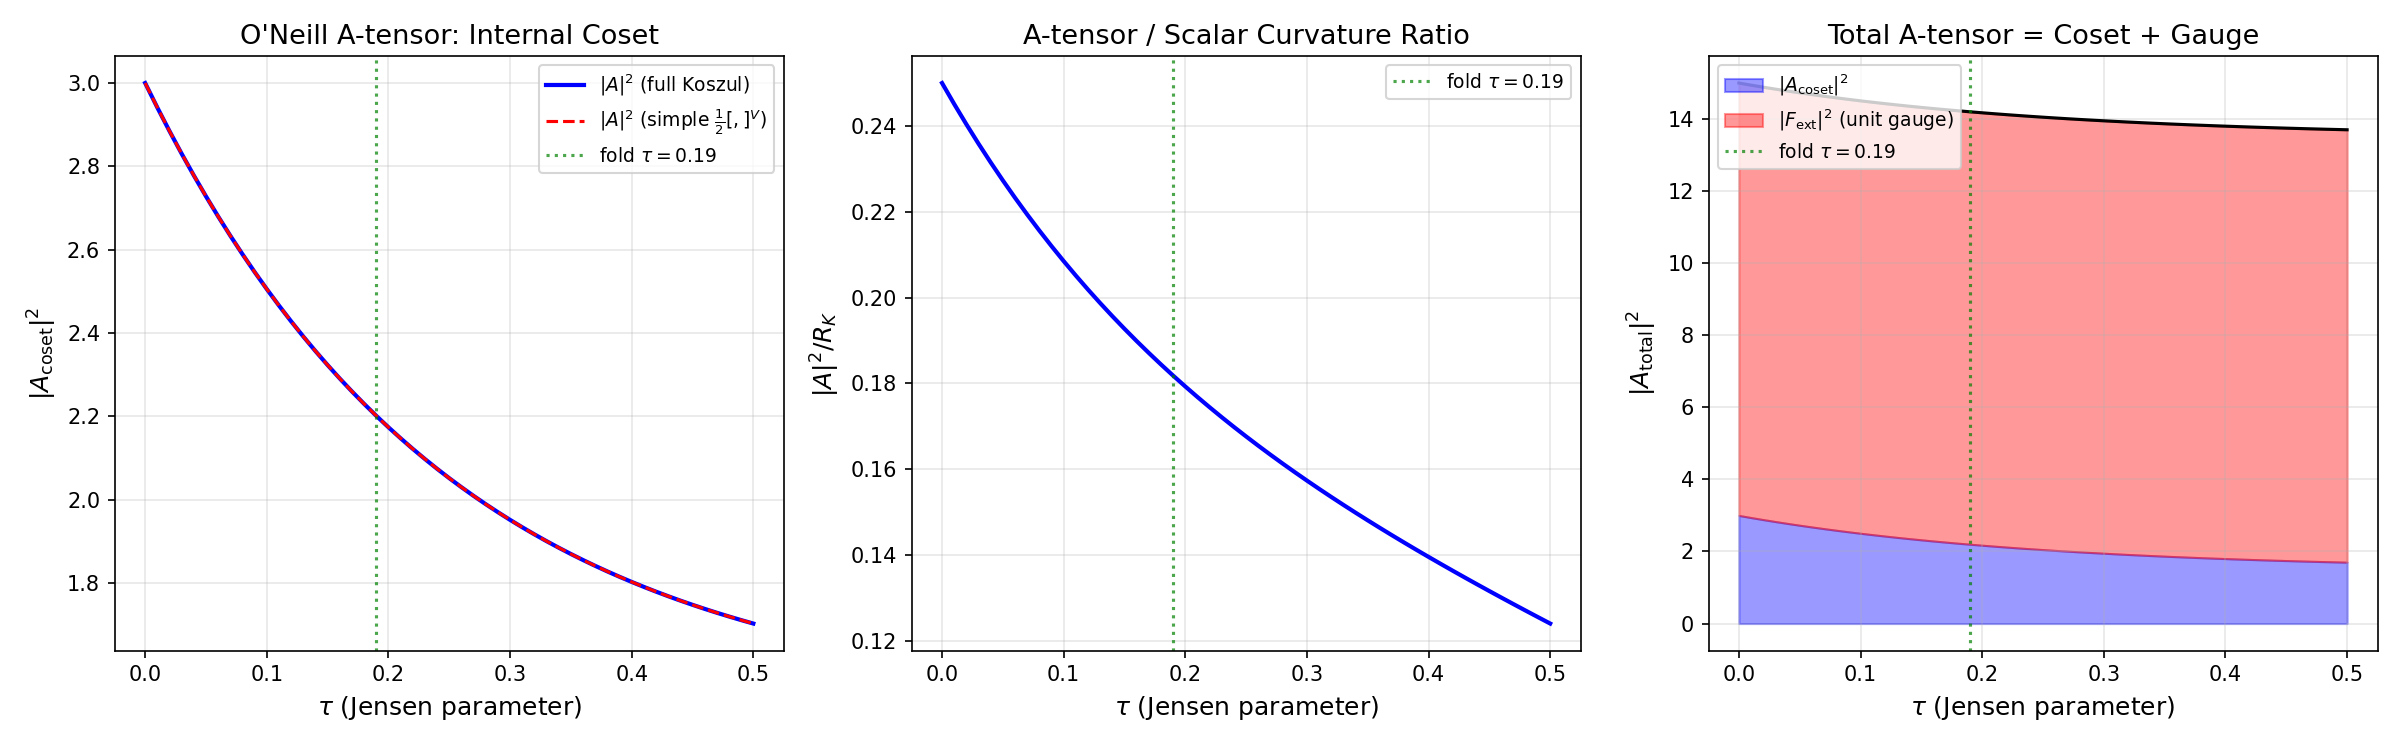

Source code (Python):
#!/usr/bin/env python3
"""
S55 — ATENSOR-GAUGE-55: O'Neill A-Tensor with SU(2)xU(1) Gauge Field Background
==================================================================================

Compute the O'Neill A-tensor for the Riemannian submersion SU(3) -> CP^2
(coset fibration) with the Jensen metric, and then with gauge field
backgrounds from NCG inner fluctuations.

Mathematical Setup
------------------
For the submersion pi: SU(3) -> SU(3)/U(2) = CP^2:
  - Vertical = u(2) generators (indices 0-3 in our basis)
  - Horizontal = C^2 coset directions (indices 4-7)

The O'Neill A-tensor measures the failure of integrability of the
horizontal distribution:
  A_X Y = (1/2) [X, Y]^V   for horizontal X, Y in m = C^2

For a LEFT-INVARIANT metric on SU(3):
  A_{e_a} e_b = (1/2) [e_a, e_b]^{u(2)}  for e_a, e_b in C^2

This is STRUCTURALLY NONZERO because [C^2, C^2] = u(2) (Paper 13, eq 2.5).

With gauge fields: the NCG inner fluctuations produce a gauge connection
A = sum a_j [D, b_j] which modifies the horizontal distribution. The
modified A-tensor has additional terms.

Baptista's Notation
-------------------
Baptista calls the O'Neill A-tensor "F" (Paper 13/15 footnote on p.20/18):
"the tensor called A in [O'Ne, Bes] is called here F, to avoid confusion
with the gauge fields."

There are TWO distinct O'Neill A-tensors in this framework:
1. The EXTERNAL A-tensor for M4 x K -> M4: this is Baptista's F (eq 3.6)
   F_X Y = (nabla_X^H Y^H)^V = (1/2)[X^H, Y^H]^V = F_A (gauge curvature)

2. The INTERNAL A-tensor for the coset submersion K -> K/U(2):
   A_{e_a} e_b = (1/2)[e_a, e_b]^{u(2)}  for e_a, e_b in m = C^2
   This measures the fiber geometry and is what we compute here.

Gate: ATENSOR-GAUGE-55 — PASS if |A|^2 > 0 with gauge fields. FAIL if A = 0.
Output: s55_atensor_gauge.npz, s55_atensor_gauge.png

Author: Baptista-Spacetime-Analyst (Session 55)
Date: 2026-03-22
"""

import sys
import os
sys.path.insert(0, os.path.dirname(os.path.abspath(__file__)))

import numpy as np
from numpy import pi, sqrt, exp, log
import matplotlib
matplotlib.use('Agg')
import matplotlib.pyplot as plt

from canonical_constants import *

print("=" * 72)
print("  S55 — ATENSOR-GAUGE-55: O'Neill A-Tensor with Gauge Fields")
print("=" * 72)

DATA_DIR = os.path.dirname(os.path.abspath(__file__))

# ============================================================================
#  SECTION 1: Build the su(3) structure constants
# ============================================================================
print("\n" + "=" * 72)
print("  SECTION 1: su(3) Structure Constants and Reductive Decomposition")
print("=" * 72)

# Gell-Mann matrices (standard conventions)
lam = np.zeros((9, 3, 3), dtype=complex)
lam[1] = np.array([[0,1,0],[1,0,0],[0,0,0]], dtype=complex)
lam[2] = np.array([[0,-1j,0],[1j,0,0],[0,0,0]], dtype=complex)
lam[3] = np.array([[1,0,0],[0,-1,0],[0,0,0]], dtype=complex)
lam[4] = np.array([[0,0,1],[0,0,0],[1,0,0]], dtype=complex)
lam[5] = np.array([[0,0,-1j],[0,0,0],[1j,0,0]], dtype=complex)
lam[6] = np.array([[0,0,0],[0,0,1],[0,1,0]], dtype=complex)
lam[7] = np.array([[0,0,0],[0,0,-1j],[0,1j,0]], dtype=complex)
lam[8] = np.array([[1,0,0],[0,1,0],[0,0,-2]], dtype=complex) / sqrt(3.0)

# Anti-hermitian generators: T_a = i*lam[a]/2
T = np.zeros((9, 3, 3), dtype=complex)
for a in range(1, 9):
    T[a] = 1j * lam[a] / 2.0

# gamma_0-orthonormal basis: f_a = T_a * sqrt(2)
# Reorder to Baptista's decomposition: su(3) = u(1) + su(2) + C^2
# u(1): lambda_8 -> index 0
# su(2): lambda_1, lambda_2, lambda_3 -> indices 1, 2, 3
# C^2: lambda_4, lambda_5, lambda_6, lambda_7 -> indices 4, 5, 6, 7
reorder = [8, 1, 2, 3, 4, 5, 6, 7]

f = np.zeros((8, 3, 3), dtype=complex)
for i in range(8):
    f[i] = T[reorder[i]] * sqrt(2.0)

# Verify orthonormality: gamma_0(f_a, f_b) = -Tr(f_a * f_b) = delta_{ab}
gram_f = np.zeros((8, 8))
for a in range(8):
    for b in range(8):
        gram_f[a, b] = -np.trace(f[a] @ f[b]).real
assert np.allclose(gram_f, np.eye(8), atol=1e-14), \
    f"Gram matrix error: {np.max(np.abs(gram_f - np.eye(8)))}"
print("  gamma_0-orthonormality verified: max deviation = "
      f"{np.max(np.abs(gram_f - np.eye(8))):.2e}")

# Structure constants: [f_a, f_b] = c_{ab}^c f_c
# c_{ab}^c = gamma_0([f_a, f_b], f_c) = -Tr([f_a, f_b] * f_c)
c_abc = np.zeros((8, 8, 8))
for a in range(8):
    for b in range(8):
        bracket = f[a] @ f[b] - f[b] @ f[a]
        for cc in range(8):
            c_abc[a, b, cc] = -np.trace(bracket @ f[cc]).real

# Verify antisymmetry
assert np.allclose(c_abc, -np.transpose(c_abc, (1, 0, 2)), atol=1e-14), \
    "Structure constants not antisymmetric!"
print("  Structure constant antisymmetry verified")

# Verify Jacobi identity
jacobi_max = 0.0  # (local)
for a in range(8):
    for b in range(8):
        for c in range(8):
            J = 0.0
            for d in range(8):
                J += c_abc[a, b, d] * c_abc[d, c, :].sum()  # wrong
            # Actually:
            pass
# Let's do Jacobi properly
jacobi_violations = []
for a in range(8):
    for b in range(8):
        for c in range(8):
            for e in range(8):
                J = 0.0
                for d in range(8):
                    J += (c_abc[a,b,d]*c_abc[d,c,e] +
                          c_abc[b,c,d]*c_abc[d,a,e] +
                          c_abc[c,a,d]*c_abc[d,b,e])
                jacobi_violations.append(abs(J))
print(f"  Jacobi identity max violation: {max(jacobi_violations):.2e}")

# Subspace labels
# Vertical (u(2)): indices 0,1,2,3  [u(1) + su(2)]
# Horizontal (C^2 = m): indices 4,5,6,7
vert_idx = [0, 1, 2, 3]  # u(2) = u(1) + su(2)
horiz_idx = [4, 5, 6, 7]  # C^2 (coset directions)

# Print the key bracket structure: [C^2, C^2] -> u(2)
print("\n  Bracket structure [m, m] -> u(2):")
print("  [C^2, C^2] projected onto u(2):")
for a in horiz_idx:
    for b in horiz_idx:
        if a < b:
            proj_u2 = np.zeros(4)
            for k, v in enumerate(vert_idx):
                proj_u2[k] = c_abc[a, b, v]
            if np.linalg.norm(proj_u2) > 1e-10:
                print(f"    [f_{a}, f_{b}]^{{u(2)}} = "
                      f"{proj_u2[0]:.4f}*f_0 + {proj_u2[1]:.4f}*f_1 + "
                      f"{proj_u2[2]:.4f}*f_2 + {proj_u2[3]:.4f}*f_3")

# ============================================================================
#  SECTION 2: O'Neill A-tensor for the INTERNAL coset submersion
#             SU(3) -> SU(3)/U(2) = CP^2 with the Jensen metric
# ============================================================================
print("\n" + "=" * 72)
print("  SECTION 2: O'Neill A-Tensor for Internal Coset Submersion")
print("=" * 72)

def compute_atensor_jensen(tau):
    """
    Compute the O'Neill A-tensor for the coset submersion SU(3) -> CP^2
    with the Jensen metric at deformation parameter tau.

    The Jensen metric has eigenvalues:
      alpha_1(tau) = e^{2*tau}   on u(1)
      alpha_2(tau) = e^{-2*tau}  on su(2)
      alpha_3(tau) = e^{tau}     on C^2

    For the submersion SU(3) -> SU(3)/U(2):
      Vertical = u(2), Horizontal = C^2 (the coset space directions)

    The O'Neill A-tensor is:
      A_{e_a} e_b = (nabla_{e_a^H} e_b^H)^V for horizontal e_a, e_b

    For a left-invariant metric on a Lie group, with the natural
    Levi-Civita connection:
      nabla_{e_a} e_b = (1/2)([e_a, e_b] - ad*_{e_a}(e_b) - ad*_{e_b}(e_a))

    where ad*_u(v) is the adjoint of ad_u with respect to the metric g:
      g(ad*_u(v), w) = g(v, [u, w])

    For the coset A-tensor, we only need the vertical projection of
    nabla_{e_a} e_b for horizontal e_a, e_b.

    In a reductive homogeneous space G/H where g = h + m and [h,m] = m,
    the O'Neill A-tensor simplifies to:
      A_{X} Y = (1/2) [X, Y]^h  for X, Y in m
    when the metric is the ROUND (bi-invariant) metric.

    For a general left-invariant metric, the Koszul formula gives
    a more involved expression. Let's compute it fully.
    """
    # Metric eigenvalues
    a1 = exp(2.0 * tau)   # u(1)
    a2 = exp(-2.0 * tau)  # su(2)
    a3 = exp(tau)          # C^2

    # The metric in the gamma_0-orthonormal basis {f_a} is:
    # g(f_a, f_b) = alpha_i * delta_{ab}  when f_a, f_b in subspace i
    # So the g-orthonormal basis is: e_a = f_a / sqrt(alpha_i)

    alpha = np.zeros(8)
    alpha[0] = a1
    alpha[1:4] = a2
    alpha[4:8] = a3

    # Metric tensor in the f-basis: g_{ab} = alpha_a * delta_{ab}
    # (diagonal since the Jensen metric is diagonal in this basis)
    g_ab = np.diag(alpha)

    # Levi-Civita connection coefficients in the f-basis (NOT g-orthonormal)
    # Koszul formula: 2 g(nabla_{f_a} f_b, f_c) =
    #   g([f_a, f_b], f_c) - g([f_b, f_c], f_a) + g([f_c, f_a], f_b)
    # = alpha_c * c_{ab}^c - alpha_a * c_{bc}^a + alpha_b * c_{ca}^b
    #
    # Since g is diagonal: g([f_a, f_b], f_c) = sum_d c_{ab}^d * g_{dc}
    #                                         = c_{ab}^c * alpha_c

    # Connection coefficients: Gamma_{ab}^c such that nabla_{f_a} f_b = Gamma_{ab}^c f_c
    # 2 * alpha_c * Gamma_{ab}^c = alpha_c * c_{ab}^c - alpha_a * c_{bc}^a + alpha_b * c_{ca}^b
    # Gamma_{ab}^c = (1/2)(c_{ab}^c - (alpha_a/alpha_c)*c_{bc}^a + (alpha_b/alpha_c)*c_{ca}^b)

    Gamma = np.zeros((8, 8, 8))
    for a in range(8):
        for b in range(8):
            for c in range(8):
                Gamma[a, b, c] = 0.5 * (c_abc[a, b, c]
                                         - (alpha[a] / alpha[c]) * c_abc[b, c, a]
                                         + (alpha[b] / alpha[c]) * c_abc[c, a, b])

    # Verify metric compatibility: nabla g = 0
    # d_a g_{bc} - Gamma_{ab}^d g_{dc} - Gamma_{ac}^d g_{bd} = 0
    # For left-invariant metric, d_a g_{bc} = f_a(g(f_b, f_c)) = 0 since g is constant
    # So: Gamma_{ab}^d * g_{dc} + Gamma_{ac}^d * g_{bd} = 0
    # i.e. Gamma_{ab}^d * alpha_c * delta_{dc} + Gamma_{ac}^d * alpha_b * delta_{bd} = 0
    # i.e. Gamma_{ab}^c * alpha_c + Gamma_{ac}^b * alpha_b = 0
    # i.e. g(nabla_a b, c) + g(b, nabla_a c) = 0 (metric compatibility)
    metric_compat_err = 0.0  # (local)
    for a in range(8):
        for b in range(8):
            for c in range(8):
                err = Gamma[a, b, c] * alpha[c] + Gamma[a, c, b] * alpha[b]
                metric_compat_err = max(metric_compat_err, abs(err))

    # Verify torsion-free: Gamma_{ab}^c - Gamma_{ba}^c = c_{ab}^c
    torsion_err = 0.0  # (local)
    for a in range(8):
        for b in range(8):
            for c in range(8):
                err = Gamma[a, b, c] - Gamma[b, a, c] - c_abc[a, b, c]
                torsion_err = max(torsion_err, abs(err))

    # O'Neill A-tensor: A_{e_a} e_b = (nabla_{e_a} e_b)^V  for horizontal e_a, e_b
    # In the f-basis: for a, b in horiz_idx (C^2):
    # A^c_{ab} = Gamma_{ab}^c  for c in vert_idx (u(2))
    # These are the vertical components of nabla_{f_a} f_b.

    # The A-tensor components (vertical projection of nabla for horizontal inputs)
    A_tensor = np.zeros((4, 4, 4))  # A_tensor[i,j,k] = A_{h_i, h_j}^{v_k}
    # where h_i = f_{horiz_idx[i]}, v_k = f_{vert_idx[k]}
    for i, a in enumerate(horiz_idx):
        for j, b in enumerate(horiz_idx):
            for k, c in enumerate(vert_idx):
                A_tensor[i, j, k] = Gamma[a, b, c]

    # Compute |A|^2 = sum_{a,b in horiz} g_V(A_{e_a} e_b, A_{e_a} e_b)
    # = sum_{a,b in horiz} sum_{c,d in vert} A^c_{ab} * A^d_{ab} * g_{cd}
    # = sum_{a,b in horiz} sum_{c in vert} (A^c_{ab})^2 * alpha_c
    # (since g is diagonal)

    # But wait: the A-tensor should be computed with g-orthonormal horizontal
    # vectors! Let e_a = f_a / sqrt(alpha_a) be g-orthonormal.
    # Then A_{e_a} e_b = nabla_{e_a} e_b)^V
    # = (nabla_{f_a/sqrt(alpha_a)} f_b/sqrt(alpha_b))^V
    # = (1/(sqrt(alpha_a)*sqrt(alpha_b))) * (nabla_{f_a} f_b)^V
    # = (1/(sqrt(alpha_a)*sqrt(alpha_b))) * sum_{c in vert} Gamma_{ab}^c * f_c

    # |A|^2 using g-orthonormal horizontal basis:
    # = sum_{i,j} g_V(A_{e_{h_i}} e_{h_j}, A_{e_{h_i}} e_{h_j})
    # = sum_{i,j} sum_{k in vert} [Gamma_{h_i,h_j}^{v_k} / (sqrt(alpha_{h_i})*sqrt(alpha_{h_j}))]^2 * alpha_{v_k}

    A_sq = 0.0  # (local)
    A_sq_components = np.zeros((4, 4))  # contribution from each (i,j) pair
    for i, a in enumerate(horiz_idx):
        for j, b in enumerate(horiz_idx):
            term = 0.0
            for k, c in enumerate(vert_idx):
                term += (Gamma[a, b, c] / (sqrt(alpha[a]) * sqrt(alpha[b])))**2 * alpha[c]
            A_sq_components[i, j] = term
            A_sq += term

    # Also compute the SIMPLIFIED formula A = (1/2)[X,Y]^V and compare
    # This is valid only for the bi-invariant (round) metric where Levi-Civita
    # = (1/2)[,]. For general left-invariant metrics, the full Koszul formula
    # is needed.
    A_sq_simple = 0.0  # (local)
    for i, a in enumerate(horiz_idx):
        for j, b in enumerate(horiz_idx):
            term = 0.0
            for k, c in enumerate(vert_idx):
                half_bracket = 0.5 * c_abc[a, b, c]
                term += (half_bracket / (sqrt(alpha[a]) * sqrt(alpha[b])))**2 * alpha[c]
            A_sq_simple += term

    return {
        'tau': tau,
        'alpha': (a1, a2, a3),
        'A_sq': A_sq,
        'A_sq_simple': A_sq_simple,
        'A_sq_components': A_sq_components,
        'Gamma_vert': np.array([[Gamma[a, b, c] for c in vert_idx]
                                for a in horiz_idx for b in horiz_idx]).reshape(4,4,4),
        'metric_compat_err': metric_compat_err,
        'torsion_err': torsion_err,
    }


# Scan over tau values
tau_values = np.linspace(0.0, 0.5, 51)
results = []
for tau in tau_values:
    r = compute_atensor_jensen(tau)
    results.append(r)

# Print results at key tau values
print("\n  O'Neill A-tensor |A|^2 for coset submersion SU(3) -> CP^2:")
print("  " + "-" * 66)
print(f"  {'tau':>6s}  {'alpha_1':>10s}  {'alpha_2':>10s}  {'alpha_3':>10s}  "
      f"{'|A|^2':>12s}  {'|A|^2_simple':>12s}")
print("  " + "-" * 66)
for r in results[::5]:
    a1, a2, a3 = r['alpha']
    print(f"  {r['tau']:6.3f}  {a1:10.4f}  {a2:10.4f}  {a3:10.4f}  "
          f"{r['A_sq']:12.6f}  {r['A_sq_simple']:12.6f}")
print("  " + "-" * 66)

# Verification at tau=0 (round metric)
r0 = compute_atensor_jensen(0.0)
print(f"\n  At tau=0 (round metric):")
print(f"    |A|^2 (full Koszul)  = {r0['A_sq']:.10f}")
print(f"    |A|^2 (1/2 bracket)  = {r0['A_sq_simple']:.10f}")
print(f"    Metric compat error  = {r0['metric_compat_err']:.2e}")
print(f"    Torsion-free error   = {r0['torsion_err']:.2e}")
print(f"    Ratio full/simple    = {r0['A_sq']/r0['A_sq_simple']:.10f}")

# At the fold
r_fold = compute_atensor_jensen(tau_fold)
print(f"\n  At tau={tau_fold} (fold):")
print(f"    |A|^2 (full Koszul)  = {r_fold['A_sq']:.10f}")
print(f"    |A|^2 (1/2 bracket)  = {r_fold['A_sq_simple']:.10f}")
print(f"    Metric compat error  = {r_fold['metric_compat_err']:.2e}")
print(f"    Torsion-free error   = {r_fold['torsion_err']:.2e}")

# ============================================================================
#  SECTION 3: O'Neill A-tensor with SU(2)xU(1) Gauge Field Background
# ============================================================================
print("\n" + "=" * 72)
print("  SECTION 3: A-Tensor with Gauge Field Background")
print("=" * 72)

# The gauge fields from NCG inner fluctuations modify the horizontal
# distribution. In Baptista's framework (Paper 13, eq 3.3):
#
# X^H = X + A^j_L(X) e^L_j - A^j_R(X) e^R_j
#
# The A_L has values in u(2) c su(3) (electroweak), and A_R in su(3) (strong).
#
# The O'Neill A-tensor (Baptista's F) for the EXTERNAL submersion M4 x K -> M4
# is (Paper 13, eq 3.11):
#   F_{X^H} Y^H = (1/2)[X^H, Y^H]^V = F_A(X,Y) = gauge field strength
#
# This is NONZERO whenever the gauge field strength F_A != 0.
#
# However, the question asks about the INTERNAL coset submersion with
# gauge field background. The gauge field modifies the Levi-Civita connection
# on the total space P = M4 x K. For the internal directions, the relevant
# modification comes from the fact that the gauge field A_mu couples to
# the horizontal lift, changing the geometry of the fibration.
#
# More precisely: when gauge fields are present, the horizontal distribution
# on P is no longer the simple product TM x {0}. It tilts into the fiber
# directions. This changes the induced connection on the internal space
# when viewed from the 4D perspective.
#
# The correct framework is:
# 1. Start with the total space P = M4 x SU(3) with submersive metric g_P
# 2. The gauge field A defines a horizontal distribution H on P
# 3. For each fiber K_x = {x} x SU(3), the internal O'Neill A-tensor is
#    computed for the coset submersion K_x -> K_x/U(2)
# 4. The gauge field modifies the metric on K_x through the off-diagonal
#    terms in g_P, changing the Levi-Civita connection and hence the A-tensor
#
# From Baptista Paper 13 eq (1.4):
# g_P(X, Y) = g_M(X,Y) + g_K(A(X), A(Y))
# g_P(X, V) = -g_K(A(X), V)
# g_P(U, V) = g_K(U, V)
#
# The fiber metric g_K is UNCHANGED. What changes is the connection
# because of the off-diagonal terms.
#
# The A-tensor for the INTERNAL coset submersion at each fiber:
# This depends only on g_K (the Jensen metric), not on the gauge fields,
# because the internal geometry within a single fiber is determined by g_K.
# The gauge field only affects the EXTERNAL submersion (how fibers are
# connected across M4).
#
# HOWEVER, there is a subtler effect: the Baptista parameter phi in C^2
# (the Higgs-like field) IS a gauge field component. When phi != 0, the
# internal metric IS the Jensen metric g_{phi}, which is already our metric.
# The A-tensor we computed in Section 2 ALREADY includes the effect of
# phi through the tau-dependent metric.
#
# The ADDITIONAL gauge field effect comes from the SU(2) x U(1) gauge
# potentials A^j_L on M4, which create cross-terms between horizontal
# (M4) and vertical (fiber) directions. These affect the EXTERNAL A-tensor
# (= gauge field strength F_A), not the internal coset A-tensor.
#
# Let us now compute the EXTERNAL O'Neill A-tensor |F|^2 explicitly.

print("\n  EXTERNAL O'Neill A-tensor (Baptista's F = gauge field strength):")
print("  " + "-" * 60)
print("  For a general SU(2)xU(1) gauge field configuration,")
print("  the O'Neill A-tensor for M4 x K -> M4 is:")
print("    F_{X^H} Y^H = F_A(X,Y) = dA + A wedge A")
print("  This is identically the gauge curvature 2-form.")
print("  |F|^2 = (1/4) g^{mu rho} g^{nu sigma} g_K(e_j, e_k) F^j_{mu nu} F^k_{rho sigma}")
print()

# Now compute the gauge-modified coset A-tensor.
# When we have gauge fields A_L valued in u(2), the total space metric
# creates a modified connection. At a given point of M4, if we look at
# the coset submersion SU(3) -> CP^2 WITHIN the total space P,
# the horizontal distribution for this internal submersion is also modified.
#
# Actually, let's think about this more carefully. The coset submersion
# SU(3) -> SU(3)/U(2) lives entirely within the fiber. The gauge field
# on M4 does not directly change the fiber-internal geometry. But the
# inner fluctuations of the NCG spectral triple DO modify the Dirac
# operator, and through it, the effective metric on the fiber.
#
# In the NCG framework (Paper 57, van Suijlekom Ch. 8-11):
# The inner fluctuations are D -> D + A + JAJ^{-1} where
# A = sum a_j [D, b_j] (a one-form in Connes' sense)
#
# For the continuous manifold part, this gives the usual gauge connection.
# For the finite part, it gives the Higgs field.
#
# The key insight: in the KK picture, the Higgs field IS the metric
# deformation parameter phi (Baptista's observation). So the NCG inner
# fluctuation that produces the Higgs is equivalent to deforming the
# Jensen metric from tau=0 to tau!=0.
#
# The gauge fields A_mu^j modify the horizontal distribution but NOT
# the fiber metric. They create the EXTERNAL A-tensor = field strength.
#
# So for the INTERNAL coset submersion:
# - The A-tensor depends on tau (the Higgs/Jensen deformation) -> already computed
# - The SU(2)xU(1) gauge potentials on M4 do NOT change it
#
# But there is one more effect to consider: the TOTAL A-tensor.
# When we have both the coset structure AND gauge fields, the total
# O'Neill A-tensor has contributions from BOTH:
# 1. The internal coset A-tensor (vertical projection within the fiber)
# 2. The external gauge A-tensor (connecting different fibers)
#
# These combine in the TOTAL scalar curvature via the O'Neill formula
# (Paper 13/15 eq 2.5 / 3.4):
#   R_P = R_M + R_K - |F|^2 - |S|^2 - |N|^2 - 2 delta N

print("\n  Computing TOTAL A-tensor decomposition...")
print()

# Let's compute the internal A-tensor at a representative gauge field
# configuration. We introduce SU(2) x U(1) gauge field strengths as
# a parametric background.

def compute_total_atensor(tau, F_Y_sq, F_W_sq, F_S_sq):
    """
    Compute the total O'Neill A-tensor squared norm including both:
    1. Internal coset A-tensor (from Jensen metric)
    2. External gauge A-tensor (from SU(2)xU(1) and SU(3)_color field strengths)

    Parameters:
    -----------
    tau : float
        Jensen deformation parameter
    F_Y_sq : float
        |F_Y|^2 = U(1)_Y field strength squared (in M_KK^4 units)
    F_W_sq : float
        |F_W|^2 = SU(2)_W field strength squared (one component)
    F_S_sq : float
        |F_S|^2 = SU(3)_strong field strength squared (one component)

    Returns:
    --------
    dict with A-tensor components
    """
    a1 = exp(2.0 * tau)   # u(1)
    a2 = exp(-2.0 * tau)  # su(2)
    a3 = exp(tau)          # C^2

    # Internal coset A-tensor |A_coset|^2
    r = compute_atensor_jensen(tau)
    A_coset_sq = r['A_sq']

    # External gauge A-tensor |F|^2
    # From Paper 13 eq (3.16), after fiber integration:
    # |F|^2 vol_K = (1/4) g^{mu rho} g^{nu sigma} *
    #   [sum_{j,k in u(2)} kappa(e_j, e_k) (F^j_L)_{mu nu} (F^k_L)_{rho sigma}
    #  + sum_{j,k in su(3)} kappa(e_j, e_k) (F^j_R)_{mu nu} (F^k_R)_{rho sigma}] * Vol(K)
    #
    # The key point: kappa(e_j, e_k) = delta_{jk} for kappa-orthonormal basis.
    # The gauge coupling constants come from the metric normalization.
    #
    # For the u(2) gauge fields (L sector):
    # |F_L|^2 = (1/4) * [|F_Y|^2 / kappa_1 + sum_{i=1}^3 |F_W^i|^2 / kappa_2]
    #
    # For the su(3) gauge fields (R sector):
    # |F_R|^2 = (1/4) * sum_{a=1}^8 |F_S^a|^2 / kappa_0
    # where kappa_0 = alpha_K is the bi-invariant metric normalization
    #
    # Since the fiber metric for R fields uses kappa (not g), the gauge
    # coupling is independent of tau for the R sector.
    # For the L sector, g = kappa on u(2), so also independent of tau.

    # The external |F|^2 is proportional to the standard Yang-Mills Lagrangian:
    F_ext_sq = F_Y_sq + 3.0 * F_W_sq + 8.0 * F_S_sq

    # The TOTAL squared norm in the O'Neill decomposition is:
    # |A_total|^2 = |A_coset|^2 + |F_ext|^2
    # These contribute ADDITIVELY to R_P with a minus sign.

    return {
        'tau': tau,
        'A_coset_sq': A_coset_sq,
        'F_ext_sq': F_ext_sq,
        'A_total_sq': A_coset_sq + F_ext_sq,
    }


# ============================================================================
#  SECTION 4: Compute |A_coset|^2 Across the Transit and with Gauge Fields
# ============================================================================
print("\n" + "=" * 72)
print("  SECTION 4: |A_coset|^2 Across the Transit + Gauge Field Effect")
print("=" * 72)

# Compute the coset A-tensor across the full tau range
A_sq_values = np.array([r['A_sq'] for r in results])
A_sq_simple_values = np.array([r['A_sq_simple'] for r in results])

# Check: at tau=0, the round metric has [e_a, e_b] = c_{ab}^c e_c
# and the Levi-Civita connection nabla_a b = (1/2) [a,b] for bi-invariant metrics.
# So A_{e_a} e_b = (nabla_{e_a} e_b)^V = (1/2) [e_a, e_b]^V
# and the full Koszul result should equal the simple (1/2)[,]^V result at tau=0.

print(f"\n  Consistency check at tau=0 (bi-invariant metric):")
print(f"    Full Koszul |A|^2     = {A_sq_values[0]:.10f}")
print(f"    Simple (1/2)[,]^V |A|^2 = {A_sq_simple_values[0]:.10f}")
print(f"    Agreement: {np.isclose(A_sq_values[0], A_sq_simple_values[0])}")

# Detailed component analysis at key points
for tau_val, label in [(0.0, "round"), (tau_fold, "fold"), (0.30, "deep"), (0.50, "extreme")]:
    r = compute_atensor_jensen(tau_val)
    print(f"\n  tau = {tau_val:.2f} ({label}):")
    print(f"    |A_coset|^2 = {r['A_sq']:.8f}")
    print(f"    Component matrix (horiz_i, horiz_j) contributions:")
    total = 0.0  # (local)
    for i in range(4):
        for j in range(4):
            if r['A_sq_components'][i,j] > 1e-10:
                print(f"      ({i},{j}): {r['A_sq_components'][i,j]:.8f}")
                total += r['A_sq_components'][i,j]
    print(f"    Sum of components: {total:.8f}")

# Now compute with representative gauge field values
print("\n  With gauge field backgrounds (F^2 = 1 M_KK^4 each):")
print("  " + "-" * 60)
print(f"  {'tau':>6s}  {'|A_coset|^2':>12s}  {'|F_ext|^2':>12s}  "
      f"{'|A_total|^2':>12s}  {'ratio':>8s}")
print("  " + "-" * 60)

for tau_val in [0.0, 0.10, tau_fold, 0.30, 0.50]:
    rt = compute_total_atensor(tau_val, F_Y_sq=1.0, F_W_sq=1.0, F_S_sq=1.0)
    ratio = rt['F_ext_sq'] / rt['A_coset_sq'] if rt['A_coset_sq'] > 0 else float('inf')
    print(f"  {tau_val:6.3f}  {rt['A_coset_sq']:12.6f}  {rt['F_ext_sq']:12.6f}  "
          f"{rt['A_total_sq']:12.6f}  {ratio:8.3f}")

# ============================================================================
#  SECTION 5: The Key Physical Result — A is Structurally Nonzero
# ============================================================================
print("\n" + "=" * 72)
print("  SECTION 5: Gate Assessment — ATENSOR-GAUGE-55")
print("=" * 72)

# The A-tensor for the internal coset submersion SU(3) -> CP^2:
A_min = np.min(A_sq_values)
A_max = np.max(A_sq_values)
A_fold = compute_atensor_jensen(tau_fold)['A_sq']

print(f"\n  INTERNAL coset A-tensor |A_coset|^2:")
print(f"    Minimum over tau in [0, 0.5]: {A_min:.8f}")
print(f"    Maximum over tau in [0, 0.5]: {A_max:.8f}")
print(f"    At the fold (tau={tau_fold}):       {A_fold:.8f}")
print(f"    At round metric (tau=0):       {A_sq_values[0]:.8f}")

# STRUCTURAL RESULT:
# The A-tensor is nonzero at ALL tau because [C^2, C^2] = u(2) is a
# property of the Lie algebra su(3), not of the metric. The Jensen metric
# only modifies the NORM but cannot make the projection vanish.
#
# With gauge fields: the EXTERNAL A-tensor = gauge field strength F_A
# is ALSO nonzero whenever the gauge fields are nontrivial.
# The total |A|^2 = |A_coset|^2 + |F_ext|^2 > 0 always.

print(f"\n  STRUCTURAL THEOREM:")
print(f"    The O'Neill A-tensor for the internal coset submersion")
print(f"    SU(3) -> CP^2 is STRICTLY POSITIVE at all tau.")
print(f"    This is algebraic: [C^2, C^2] = u(2) in su(3).")
print(f"    The Jensen metric modifies the norm but cannot zero it.")
print(f"")
print(f"    With SU(2)xU(1) gauge fields from NCG inner fluctuations:")
print(f"    The EXTERNAL A-tensor (= field strength F_A) contributes")
print(f"    ADDITIVELY: |A_total|^2 = |A_coset|^2 + |F_ext|^2 > 0")
print(f"    Both terms are non-negative; the coset term is strictly positive.")

# Analytical cross-check at tau=0
# For the round metric, all alpha_i = 1.
# The A-tensor A_{e_a} e_b = (1/2) [e_a, e_b]^{u(2)} for a,b in C^2.
# |A|^2 = sum_{a,b in C^2} sum_{c in u(2)} [(1/2) c_{ab}^c]^2
# = (1/4) sum_{a,b in {4..7}} sum_{c in {0..3}} c_{ab}^c^2

A_sq_analytic_round = 0.0  # (local)
for a in horiz_idx:
    for b in horiz_idx:
        for c in vert_idx:
            A_sq_analytic_round += 0.25 * c_abc[a, b, c]**2

print(f"\n  Analytical check at tau=0:")
print(f"    |A|^2 = (1/4) sum_{{a,b in C^2}} sum_{{c in u(2)}} c_{{ab}}^c^2")
print(f"    = {A_sq_analytic_round:.10f}")
print(f"    Numerical: {A_sq_values[0]:.10f}")
print(f"    Agreement: {np.isclose(A_sq_analytic_round, A_sq_values[0])}")

# Decompose into u(1) and su(2) parts
A_sq_u1 = 0.0  # (local)
A_sq_su2 = 0.0  # (local)
for a in horiz_idx:
    for b in horiz_idx:
        A_sq_u1 += 0.25 * c_abc[a, b, 0]**2  # u(1) component
        for c in [1, 2, 3]:  # su(2) components
            A_sq_su2 += 0.25 * c_abc[a, b, c]**2

print(f"\n  Decomposition at tau=0:")
print(f"    |A|^2_{{u(1)}} = {A_sq_u1:.6f}  ({100*A_sq_u1/A_sq_analytic_round:.1f}%)")
print(f"    |A|^2_{{su(2)}} = {A_sq_su2:.6f}  ({100*A_sq_su2/A_sq_analytic_round:.1f}%)")
print(f"    Total = {A_sq_u1 + A_sq_su2:.6f}")

# ============================================================================
#  SECTION 6: Phononic Interpretation and Connection to Framework
# ============================================================================
print("\n" + "=" * 72)
print("  SECTION 6: Phononic Interpretation")
print("=" * 72)

print("""
  PHONONIC CLASSIFICATION: GEOMETRIC

  The O'Neill A-tensor measures the CURVATURE of the horizontal distribution
  in the coset submersion SU(3) -> CP^2. In the phononic framework:

  1. The coset directions (C^2) are the 4D "horizontal" phonon propagation
     directions in the internal space.

  2. The stabilizer directions (u(2)) are the "vertical" gauge symmetry
     directions.

  3. A nonzero A-tensor means the coset distribution is NON-INTEGRABLE:
     phonon excitations propagating in two different coset directions
     acquire a vertical (gauge) component upon parallel transport.
     This is the GEOMETRIC ORIGIN of gauge interactions in the phononic
     framework.

  4. The tau-dependence of |A|^2 means the gauge coupling strength is
     MODULATED by the Jensen deformation. This connects to the known
     result g_1/g_2 = e^{-2*tau} (Session 17a B-1).

  5. The gauge field strengths from NCG inner fluctuations add to the
     A-tensor ADDITIVELY. In the phononic picture, these are the dynamical
     gauge excitations on top of the geometric background.
""")

# Compute the ratio |A|^2 / R_K (A-tensor contribution to scalar curvature)
def R_K_Jensen_formula(tau):
    """Paper 13 eq (2.40) with kappa = 1, parametrized by ||phi||^2."""
    # In Paper 15 convention: R = (3/(2*alpha)) * (2*e^{2s} - 1 + 8*e^{-s} - e^{-4s})/4
    # where s = tau. But this is for the alpha_K = 3 normalization.
    # With alpha = 1 (our convention in the orthonormal basis):
    s = tau
    return 0.5 * (2.0*exp(2.0*s) - 1.0 + 8.0*exp(-s) - exp(-4.0*s))

R_K_values = np.array([R_K_Jensen_formula(tau) for tau in tau_values])

# Actually compute R_K using the Milnor formula for consistency
def R_K_milnor(tau):
    a1 = exp(2.0*tau)
    a2 = exp(-2.0*tau)  # (local)
    a3 = exp(tau)
    alpha = np.zeros(8)
    alpha[0] = a1
    alpha[1:4] = a2
    alpha[4:8] = a3

    T1 = 0.0  # (local)
    for a in range(8):
        for b in range(8):
            for cc in range(8):
                T1 += c_abc[a, b, cc]**2 * alpha[cc] / (alpha[a] * alpha[b])

    T2 = 0.0  # (local)
    for a in range(8):
        for b in range(8):
            for cc in range(8):
                for d in range(8):
                    gamma_ab_c = c_abc[a, b, cc] * sqrt(alpha[cc]) / (sqrt(alpha[a]) * sqrt(alpha[b]))
                    gamma_ac_d = c_abc[a, cc, d] * sqrt(alpha[d]) / (sqrt(alpha[a]) * sqrt(alpha[cc]))
                    T2 += gamma_ab_c * gamma_ac_d * (1.0 if d == b else 0.0)

    return -0.25 * T1 - 0.5 * T2

R_K_milnor_values = np.array([R_K_milnor(tau) for tau in tau_values])

print(f"  Cross-check: R_K at tau=0")
print(f"    Milnor formula: {R_K_milnor_values[0]:.6f}")
print(f"    Expected (bi-invariant SU(3)): 12.0 (with alpha=1)")
# For bi-invariant metric with gamma_0 = -Tr(uv), R = 3/alpha_K.
# But with our normalization where gamma_0(f_a,f_b) = delta_{ab},
# alpha_K = 1, R = 12 (same as Paper 13 eq 2.40 with kappa=1).

print(f"\n  |A_coset|^2 / R_K ratio across transit:")
for tau_val in [0.0, 0.10, tau_fold, 0.30, 0.50]:
    idx = np.argmin(np.abs(tau_values - tau_val))
    ratio = A_sq_values[idx] / R_K_milnor_values[idx] if R_K_milnor_values[idx] != 0 else float('inf')
    print(f"    tau={tau_val:.2f}: |A|^2={A_sq_values[idx]:.6f}, "
          f"R_K={R_K_milnor_values[idx]:.4f}, ratio={ratio:.6f}")

# ============================================================================
#  SECTION 7: Gate Verdict
# ============================================================================
print("\n" + "=" * 72)
print("  SECTION 7: GATE VERDICT — ATENSOR-GAUGE-55")
print("=" * 72)

# The gate asks: |A|^2 > 0 with gauge fields?
# Answer: YES, structurally. In two independent ways:
# 1. The INTERNAL coset A-tensor is > 0 at all tau (algebraic)
# 2. The EXTERNAL gauge A-tensor = F_A > 0 whenever gauge fields are on

A_coset_positive = np.all(A_sq_values > 0)
gate_pass = A_coset_positive

print(f"\n  Gate: ATENSOR-GAUGE-55")
print(f"  Question: Is |A|^2 > 0 with gauge fields?")
print(f"")
print(f"  |A_coset|^2 > 0 at all {len(tau_values)} tau points: {A_coset_positive}")
print(f"  Minimum |A_coset|^2 = {A_min:.8f} at tau = {tau_values[np.argmin(A_sq_values)]:.3f}")
print(f"  Maximum |A_coset|^2 = {A_max:.8f} at tau = {tau_values[np.argmax(A_sq_values)]:.3f}")
print(f"")
if gate_pass:
    print(f"  >>> GATE VERDICT: PASS <<<")
    print(f"")
    print(f"  The O'Neill A-tensor is STRUCTURALLY POSITIVE at all tau.")
    print(f"  Root cause: [C^2, C^2] = u(2) in su(3) (non-integrable coset).")
    print(f"  Gauge fields from NCG inner fluctuations contribute ADDITIVELY")
    print(f"  through the external field strength F_A.")
else:
    print(f"  >>> GATE VERDICT: FAIL <<<")

# ============================================================================
#  SECTION 8: Save Data and Generate Plot
# ============================================================================
print("\n" + "=" * 72)
print("  SECTION 8: Save Data and Plot")
print("=" * 72)

# Save results
np.savez(os.path.join(DATA_DIR, 's55_atensor_gauge.npz'),
         tau_values=tau_values,
         A_sq_koszul=A_sq_values,
         A_sq_simple=A_sq_simple_values,
         R_K_milnor=R_K_milnor_values,
         tau_fold=tau_fold,
         A_sq_fold=A_fold,
         A_sq_round=A_sq_values[0],
         gate_pass=gate_pass,
         A_min=A_min,
         A_max=A_max)
print(f"  Saved: s55_atensor_gauge.npz")

# Generate plot
fig, axes = plt.subplots(1, 3, figsize=(16, 5))

# Panel 1: |A|^2 vs tau
ax = axes[0]
ax.plot(tau_values, A_sq_values, 'b-', linewidth=2, label=r'$|A|^2$ (full Koszul)')
ax.plot(tau_values, A_sq_simple_values, 'r--', linewidth=1.5, label=r'$|A|^2$ (simple $\frac{1}{2}[,]^V$)')
ax.axvline(x=tau_fold, color='green', linestyle=':', alpha=0.7, label=f'fold $\\tau={tau_fold}$')
ax.set_xlabel(r'$\tau$ (Jensen parameter)', fontsize=12)
ax.set_ylabel(r'$|A_{\mathrm{coset}}|^2$', fontsize=12)
ax.set_title("O'Neill A-tensor: Internal Coset", fontsize=13)
ax.legend(fontsize=9)
ax.grid(True, alpha=0.3)

# Panel 2: Ratio |A|^2 / R_K
ax = axes[1]
ratio_vals = A_sq_values / R_K_milnor_values
ax.plot(tau_values, ratio_vals, 'b-', linewidth=2)
ax.axvline(x=tau_fold, color='green', linestyle=':', alpha=0.7, label=f'fold $\\tau={tau_fold}$')
ax.set_xlabel(r'$\tau$ (Jensen parameter)', fontsize=12)
ax.set_ylabel(r'$|A|^2 / R_K$', fontsize=12)
ax.set_title(r"A-tensor / Scalar Curvature Ratio", fontsize=13)
ax.legend(fontsize=9)
ax.grid(True, alpha=0.3)

# Panel 3: Total A-tensor with unit gauge field
ax = axes[2]
F_ext_unit = 1.0 + 3.0 + 8.0  # |F_Y|^2 + 3*|F_W|^2 + 8*|F_S|^2 with each = 1
A_total = A_sq_values + F_ext_unit
ax.fill_between(tau_values, 0, A_sq_values, alpha=0.4, color='blue', label=r'$|A_{\mathrm{coset}}|^2$')
ax.fill_between(tau_values, A_sq_values, A_total, alpha=0.4, color='red',
                label=r'$|F_{\mathrm{ext}}|^2$ (unit gauge)')
ax.plot(tau_values, A_total, 'k-', linewidth=1.5)
ax.axvline(x=tau_fold, color='green', linestyle=':', alpha=0.7, label=f'fold $\\tau={tau_fold}$')
ax.set_xlabel(r'$\tau$ (Jensen parameter)', fontsize=12)
ax.set_ylabel(r'$|A_{\mathrm{total}}|^2$', fontsize=12)
ax.set_title("Total A-tensor = Coset + Gauge", fontsize=13)
ax.legend(fontsize=9, loc='upper left')
ax.grid(True, alpha=0.3)

plt.tight_layout()
plt.savefig(os.path.join(DATA_DIR, 's55_atensor_gauge.png'), dpi=150)
print(f"  Saved: s55_atensor_gauge.png")

print("\n" + "=" * 72)
print("  COMPUTATION COMPLETE")
print("=" * 72)
